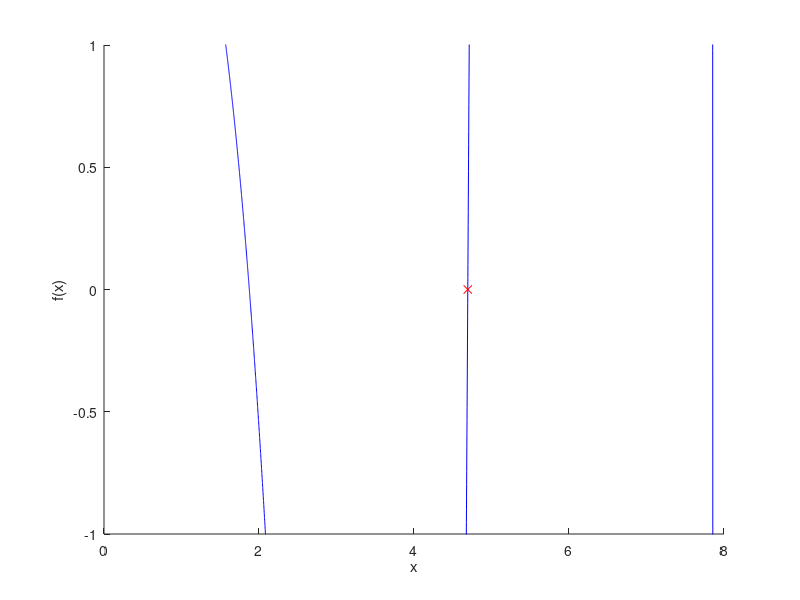

This figure's MATLAB source:
% newtonsmethod.m
% Author: John Sanders
% Date modified: 11/17/2021

close all;
clear all;
clc;

f = @(x) cos(x).*cosh(x) + 1;
dfdx = @(x) -sin(x).*cosh(x)+cos(x).*sinh(x);

x = 0:0.001:8;

figure(1);
hold on;
plot(x,f(x),'-b');
xlabel('x');
ylabel('f(x)');
axis([min(x),max(x),-1,1]);

x0 = 5;
tol = 1e-9;

while abs(f(x0))>tol
    x0 = x0 - f(x0)/dfdx(x0);
end

figure(1);
plot(x0,f(x0),'xr');
x0

% make sure first natural frequency is greater than 5 Hz